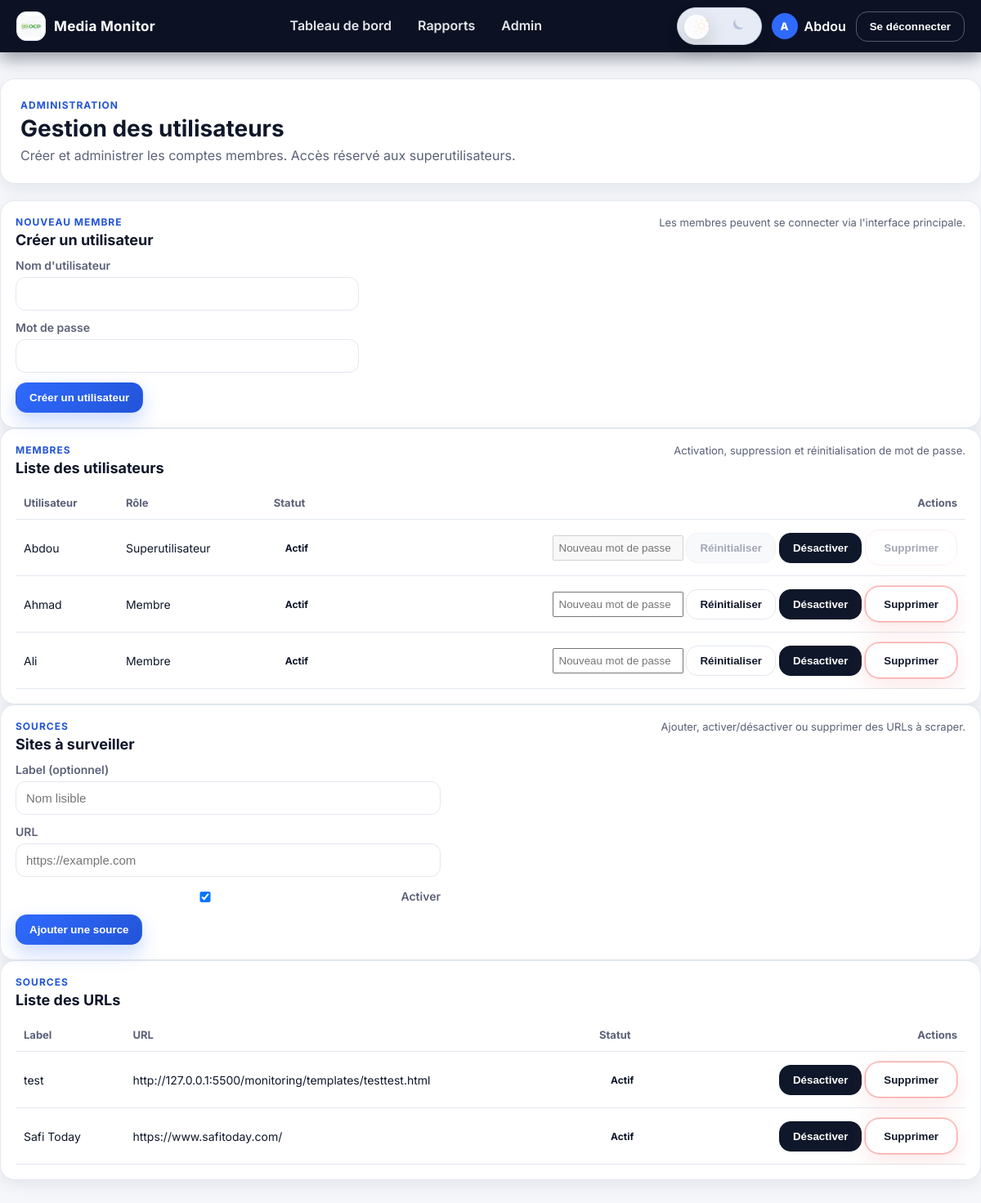
Screenshot of /administration/users/ (signed in) with the database file from the repository.
### monitoring/models.py (models this page shows, shortened)
class ScrapeTarget(models.Model):
    label = models.CharField(max_length=255, blank=True, help_text="Optional friendly name")
    url = models.URLField(unique=True)
    is_active = models.BooleanField(default=True)
    created_at = models.DateTimeField(auto_now_add=True)
    class Meta:
        ordering = ["-created_at"]

### monitoring/views.py (the view, shortened to what this page needs)
# urls.py: path("administration/users/", views.admin_users, name="admin_users"),
@admin_required
@require_http_methods(["GET", "POST"])
def admin_users(request):
    User = get_user_model()
    members = (
        get_user_model()
        .objects.all()
        .order_by("username")
        .values("id", "username", "is_active", "is_superuser", "date_joined")
    )
    targets = ScrapeTarget.objects.all().order_by("-created_at")
    return render(
        request,
        "admin/users.html",
        {
            "members": members,
            "targets": targets,
        },
    )

### monitoring/templatetags/i18n_fr.py (called while the page is built)
@register.filter(name="t")
def translate(key: object) -> str:
    if key is None:
        return ""
    text = str(key)
    return TRANSLATIONS_FR.get(text, text)

### monitoring/views.py (called while the page is built)
def admin_required(view_func):
    @wraps(view_func)
    def _wrapped(request, *args, **kwargs):
        if not request.user.is_authenticated:
            messages.error(request, "Accès non autorisé")
            return redirect("monitoring:admin_login")
        if not request.user.is_superuser:
            messages.error(request, "Accès non autorisé")
            return redirect("monitoring:admin_login")
        return view_func(request, *args, **kwargs)
    return _wrapped

### monitoring/templates/admin/users.html (shortened to what this page needs)
{% extends "base.html" %}
{% load static %}
{% block content %}
<section class="hero">
    <div class="hero-inner">
        <div class="hero-text">
            <p class="eyebrow">Administration</p>
            <h1>Gestion des utilisateurs</h1>
            <p class="lede">Créer et administrer les comptes membres. Accès réservé aux superutilisateurs.</p>
        </div>
    </div>
</section>
<section class="panel">
    <div class="panel-header">
        <div>
            <p class="eyebrow">Nouveau membre</p>
            <h2>Créer un utilisateur</h2>
        </div>
        <p class="panel-sub">Les membres peuvent se connecter via l'interface principale.</p>
    </div>
    <form method="post" class="auth-form" style="max-width: 420px;">
        <label>Nom d'utilisateur
            <input type="text" name="username" required>
        </label>
        <label>Mot de passe
            <input type="password" name="password" required>
        </label>
        <button type="submit" class="btn primary">Créer un utilisateur</button>
    </form>
</section>
<section class="panel">
    <div class="panel-header">
        <div>
            <p class="eyebrow">Membres</p>
            <h2>Liste des utilisateurs</h2>
        </div>
        <p class="panel-sub">Activation, suppression et réinitialisation de mot de passe.</p>
    </div>
    <div class="table-wrapper">
        <table>
            <thead>
                <tr>
                    <th>Utilisateur</th>
                    <th>Rôle</th>
                    <th>Statut</th>
                    <th class="text-right">Actions</th>
                </tr>
            </thead>
            <tbody>
                {% for member in members %}
                    <tr>
                        <td>{{ member.username }}</td>
                        <td>{% if member.is_superuser %}Superutilisateur{% else %}Membre{% endif %}</td>
                        <td>
                            {% if member.is_active %}
                                <span class="badge">Actif</span>
                            {% else %}
                                <span class="badge danger">Désactivé</span>
                            {% endif %}
                        </td>
                        <td class="text-right">
                            <form method="post" style="display:inline;">
                                <input type="password" name="password" placeholder="Nouveau mot de passe" style="width:160px; padding:6px;" {% if member.is_superuser %}disabled{% endif %}>
                                <button class="btn secondary" type="submit" {% if member.is_superuser %}disabled{% endif %}>Réinitialiser</button>
                            </form>
                            <form method="post" style="display:inline;">
                                {% if member.is_active %}
                                    <button class="btn dark" type="submit">Désactiver</button>
                                {% else %}
                                    <input type="hidden" name="action" value="enable_user">
                                    <button class="btn dark" type="submit">Activer</button>
                                {% endif %}
                            </form>
                            <form method="post" style="display:inline;">
                                {% if member.id == request.user.id or member.is_superuser %}
                                    <button class="btn danger-delete-btn admin-users-delete-btn" data-testid="admin-delete-user" type="button" disabled>Supprimer</button>
                                {% else %}
                                    <button class="btn danger-delete-btn admin-users-delete-btn" data-testid="admin-delete-user" type="submit" onclick="return confirm('Confirmer la suppression ?');">Supprimer</button>
                                {% endif %}
                            </form>
                        </td>
                    </tr>
                {% empty %}
                    <tr><td colspan="4" class="muted">Aucun utilisateur.</td></tr>
                {% endfor %}
            </tbody>
        </table>
    </div>
</section>
<section class="panel">
    <div class="panel-header">
        <div>
            <p class="eyebrow">Sources</p>
            <h2>Sites à surveiller</h2>
        </div>
        <p class="panel-sub">Ajouter, activer/désactiver ou supprimer des URLs à scraper.</p>
    </div>
    <form method="post" class="auth-form" style="max-width: 520px;">
        <label>Label (optionnel)
            <input type="text" name="label" placeholder="Nom lisible">
        </label>
        <label>URL
            <input type="url" name="url" placeholder="https://example.com" required>
        </label>
        <label style="display:flex; align-items:center; gap:8px;">
            <input type="checkbox" name="is_active" checked>
            Activer
        </label>
        <button type="submit" class="btn primary">Ajouter une source</button>
    </form>
</section>
<section class="panel">
    <div class="panel-header">
        <div>
            <p class="eyebrow">Sources</p>
            <h2>Liste des URLs</h2>
        </div>
    </div>
    <div class="table-wrapper">
        <table>
            <thead>
                <tr>
                    <th>Label</th>
                    <th>URL</th>
                    <th>Statut</th>
                    <th class="text-right">Actions</th>
                </tr>
            </thead>
            <tbody>
                {% for target in targets %}
                    <tr>
                        <td>{{ target.label|default:"—" }}</td>
                        <td><a href="{{ target.url }}" target="_blank" rel="noopener">{{ target.url }}</a></td>
                        <td>
                            {% if target.is_active %}
                                <span class="badge">Actif</span>
                            {% else %}
                                <span class="badge danger">Inactif</span>
                            {% endif %}
                        </td>
                        <td class="text-right">
                            <form method="post" style="display:inline;">
                                {% if target.is_active %}
                                    <button class="btn dark" type="submit">Désactiver</button>
                                {% else %}
                                    <button class="btn dark" type="submit">Activer</button>
                                {% endif %}
                            </form>
                            <form method="post" style="display:inline;">
                                <button class="btn danger-delete-btn" type="submit" onclick="return confirm('Supprimer cette source ?');">Supprimer</button>
                            </form>
                        </td>
                    </tr>
                {% empty %}
                    <tr><td colspan="4" class="muted">Aucune URL configurée.</td></tr>
                {% endfor %}
            </tbody>
        </table>
    </div>
</section>
{% endblock %}

### monitoring/templates/base.html (shortened to what this page needs)
{% load static %}
{% load i18n_fr %}
<!DOCTYPE html>
<html lang="fr">
<head>
    <link rel="stylesheet" href="{% static 'css/styles.css' %}">
</head>
<body>
    <header class="topbar">
        <div class="container topbar-inner">
            <a class="brand" href="{% url 'monitoring:dashboard' %}">
                <span class="brand-icon">
                    <img src="{% static 'img/ocp-logo.png' %}" alt="OCP">
                </span>
                <span class="brand-text">Media Monitor</span>
            </a>
            <nav class="nav" id="primary-nav">
                <a href="{% url 'monitoring:dashboard' %}" class="{% if request.path == '/' %}active{% endif %}">{{ "Dashboard"|t }}</a>
                <a href="{% url 'monitoring:report' %}" class="{% if request.path == '/report/' %}active{% endif %}">{{ "Reports"|t }}</a>
                {% if request.user.is_superuser %}
                    <a href="{% url 'monitoring:admin_users' %}">{{ "Admin"|t }}</a>
                {% endif %}
            </nav>
            <div class="user-actions">
                <button class="theme-toggle" type="button" aria-label="Toggle dark mode" aria-checked="false" tabindex="0" role="switch">
                    <span class="theme-toggle-track">
                        <span class="theme-icon sun" aria-hidden="true">
                        </span>
                        <span class="theme-toggle-knob"></span>
                        <span class="theme-icon moon" aria-hidden="true">
                            <svg viewBox="0 0 24 24" focusable="false" aria-hidden="true">
                                <path d="M21 13.5A8.5 8.5 0 0 1 10.5 3a7.5 7.5 0 1 0 10.5 10.5Z"></path>
                            </svg>
                        </span>
                    </span>
                </button>
                {% if request.user.is_authenticated %}
                    <div class="user-summary">
                        <span class="avatar-circle">{{ request.user.username|slice:":1"|upper }}</span>
                        <span class="user-name">{{ request.user.username }}</span>
                    </div>
                    <form method="post" action="{% url 'logout' %}">
                        <button type="submit" class="btn ghost">{{ "Logout"|t }}</button>
                    </form>
                {% else %}
                    <a class="btn primary" href="{% url 'login' %}">{{ "Login"|t }}</a>
                {% endif %}
            </div>
        </div>
    </header>
    <main class="page container">
        {% block content %}{% endblock %}
    </main>
</body>
</html>

### rows the page displays
ScrapeTarget: label "test", url "http://127.0.0.1:5500/monitoring/templates/testtest.html", is_active "Actif"
ScrapeTarget: label "Safi Today", url "https://www.safitoday.com/", is_active "Actif"

### other values shown
{{ "Dashboard"|t }} "Tableau de bord"
{{ "Reports"|t }} "Rapports"
{{ "Admin"|t }} "Admin"
{{ request.user.username|slice:":1"|upper }} "A"
{{ request.user.username }} "Abdou"
{{ "Logout"|t }} "Se déconnecter"
{{ member.username }} "Abdou"
{{ member.username }} "Ahmad"
{{ member.username }} "Ali"
